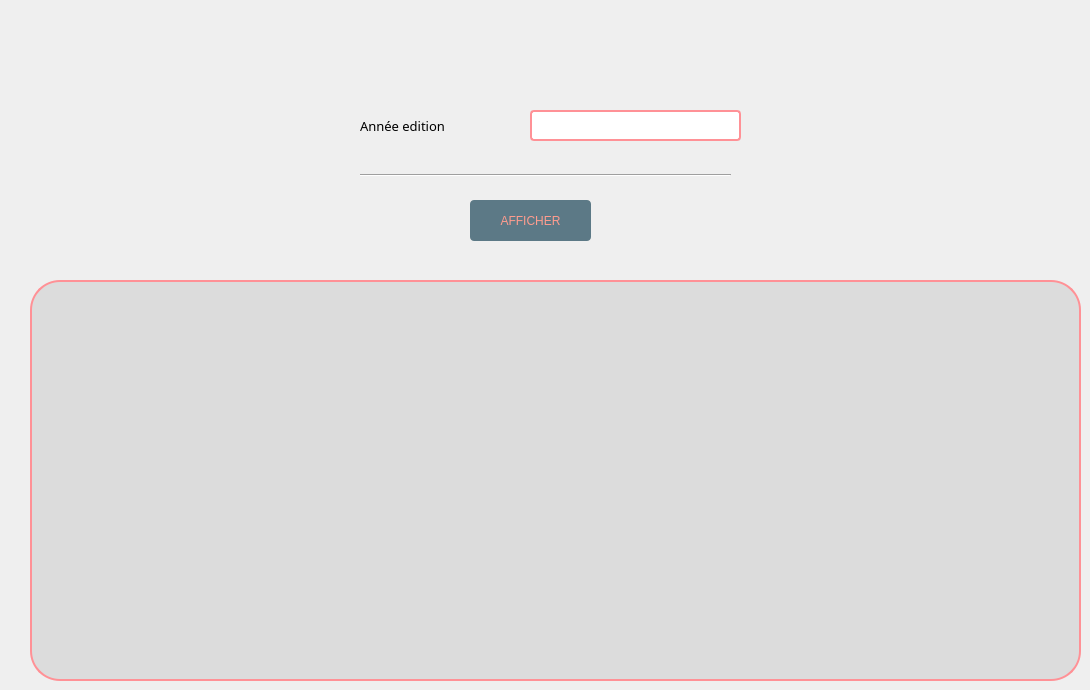
       <widget class="QWidget" name="tab_42">
        <attribute name="title">
         <string>Recherche livres par année édition donnée</string>
        </attribute>
        <widget class="Line" name="line_7">
         <property name="geometry">
          <rect>
           <x>360</x>
           <y>160</y>
           <width>371</width>
           <height>31</height>
          </rect>
         </property>
         <property name="orientation">
          <enum>Qt::Horizontal</enum>
         </property>
        </widget>
        <widget class="QLineEdit" name="lineEdit_64">
         <property name="geometry">
          <rect>
           <x>530</x>
           <y>110</y>
           <width>211</width>
           <height>31</height>
          </rect>
         </property>
         <property name="styleSheet">
          <string notr="true">color: rgb(92, 121, 134);
font: 10pt &quot;Tw Cen MT Condensed Extra Bold&quot;;
border: 2px solid rgb(255, 145, 150);
border-radius: 4px;</string>
         </property>
        </widget>
        <widget class="QLabel" name="label_55">
         <property name="geometry">
          <rect>
           <x>30</x>
           <y>280</y>
           <width>1051</width>
           <height>401</height>
          </rect>
         </property>
         <property name="styleSheet">
          <string notr="true">background-color:rgba(0,0, 0, 20);
font: 87 10pt &quot;Segoe UI Black&quot;;
color: rgb(92, 121, 134);
border-radius: 30px;
border: 2px solid rgb(255, 145, 150);</string>
         </property>
         <property name="text">
          <string/>
         </property>
        </widget>
        <widget class="QLabel" name="erreurni_16">
         <property name="geometry">
          <rect>
           <x>530</x>
           <y>140</y>
           <width>251</width>
           <height>16</height>
          </rect>
         </property>
         <property name="styleSheet">
          <string notr="true">color: rgb(255, 156, 142);
font: 87 9pt &quot;Segoe UI Black&quot;;
</string>
         </property>
         <property name="text">
          <string/>
         </property>
        </widget>
        <widget class="QPushButton" name="afficher1_5">
         <property name="geometry">
          <rect>
           <x>470</x>
           <y>200</y>
           <width>121</width>
           <height>41</height>
          </rect>
         </property>
         <property name="styleSheet">
          <string notr="true">color: rgb(67, 87, 97);
selection-color: rgb(255, 255, 255);
selection-color: rgb(85, 170, 255);
selection-color: rgb(255, 114, 94);
selection-background-color: rgb(158, 109, 96);
selection-color: qlineargradient(spread:pad, x1:0, y1:0, x2:1, y2:0, stop:0 rgba(0, 0, 0, 255), stop:1 rgba(255, 255, 255, 255));
color: qlineargradient(spread:pad, x1:0, y1:0, x2:1, y2:0, stop:0 rgba(0, 0, 0, 255), stop:1 rgba(255, 255, 255, 255));
border-bottom-color: rgb(157, 109, 96);
alternate-background-color: rgb(156, 107, 94);
color: rgb(255, 156, 142);
background-color: rgb(255, 156, 142);
border-radius: 4px;
font: 87 12pt &quot;Segoe UI Black&quot;;
background-color: rgb(92, 121, 134);</string>
         </property>
         <property name="text">
          <string>AFFICHER</string>
         </property>
        </widget>
        <widget class="QLabel" name="label_70">
         <property name="geometry">
          <rect>
           <x>360</x>
           <y>80</y>
           <width>231</width>
           <height>91</height>
          </rect>
         </property>
         <property name="font">
          <font>
           <family>Segoe UI Black</family>
           <pointsize>10</pointsize>
           <weight>10</weight>
           <italic>false</italic>
           <bold>false</bold>
          </font>
         </property>
         <property name="text">
          <string>Année edition</string>
         </property>
        </widget>
       </widget>
